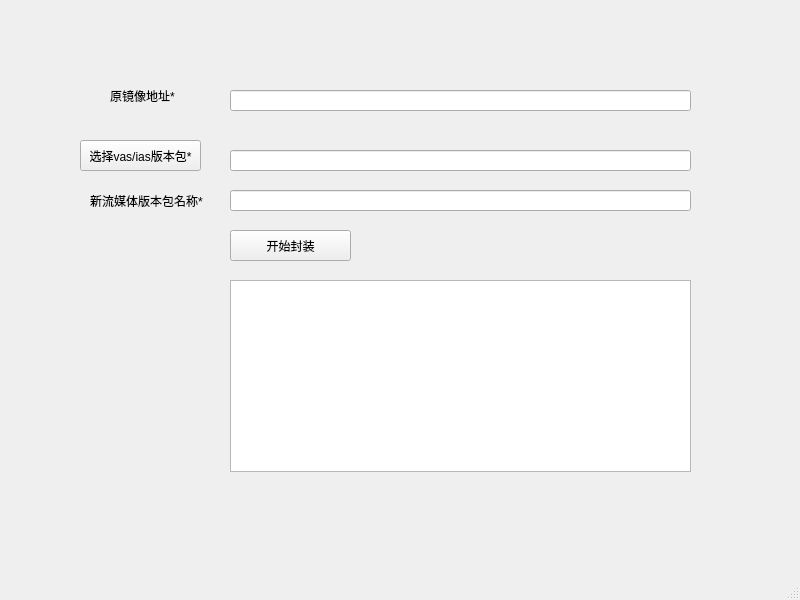
<?xml version="1.0" encoding="UTF-8"?>
<ui version="4.0">
 <class>MainWindow</class>
 <widget class="QMainWindow" name="MainWindow">
  <property name="geometry">
   <rect>
    <x>0</x>
    <y>0</y>
    <width>800</width>
    <height>600</height>
   </rect>
  </property>
  <property name="windowTitle">
   <string>MainWindow</string>
  </property>
  <widget class="QWidget" name="centralwidget">
   <widget class="QTextBrowser" name="textBrowser">
    <property name="geometry">
     <rect>
      <x>230</x>
      <y>280</y>
      <width>461</width>
      <height>192</height>
     </rect>
    </property>
   </widget>
   <widget class="QLineEdit" name="lineEdit">
    <property name="geometry">
     <rect>
      <x>230</x>
      <y>90</y>
      <width>461</width>
      <height>21</height>
     </rect>
    </property>
   </widget>
   <widget class="QLabel" name="label">
    <property name="geometry">
     <rect>
      <x>110</x>
      <y>80</y>
      <width>81</width>
      <height>31</height>
     </rect>
    </property>
    <property name="text">
     <string>原镜像地址*</string>
    </property>
   </widget>
   <widget class="QLineEdit" name="lineEdit_3">
    <property name="geometry">
     <rect>
      <x>230</x>
      <y>190</y>
      <width>461</width>
      <height>21</height>
     </rect>
    </property>
   </widget>
   <widget class="QLabel" name="label_3">
    <property name="geometry">
     <rect>
      <x>90</x>
      <y>190</y>
      <width>121</width>
      <height>21</height>
     </rect>
    </property>
    <property name="text">
     <string>新流媒体版本包名称*</string>
    </property>
   </widget>
   <widget class="QLineEdit" name="lineEdit_2">
    <property name="geometry">
     <rect>
      <x>230</x>
      <y>150</y>
      <width>461</width>
      <height>21</height>
     </rect>
    </property>
   </widget>
   <widget class="QPushButton" name="pushButton">
    <property name="geometry">
     <rect>
      <x>80</x>
      <y>140</y>
      <width>121</width>
      <height>31</height>
     </rect>
    </property>
    <property name="text">
     <string>选择vas/ias版本包*</string>
    </property>
   </widget>
   <widget class="QPushButton" name="pushButton_2">
    <property name="geometry">
     <rect>
      <x>230</x>
      <y>230</y>
      <width>121</width>
      <height>31</height>
     </rect>
    </property>
    <property name="text">
     <string>开始封装</string>
    </property>
   </widget>
  </widget>
  <widget class="QMenuBar" name="menubar">
   <property name="geometry">
    <rect>
     <x>0</x>
     <y>0</y>
     <width>800</width>
     <height>23</height>
    </rect>
   </property>
  </widget>
  <widget class="QStatusBar" name="statusbar"/>
 </widget>
 <resources/>
 <connections/>
</ui>
